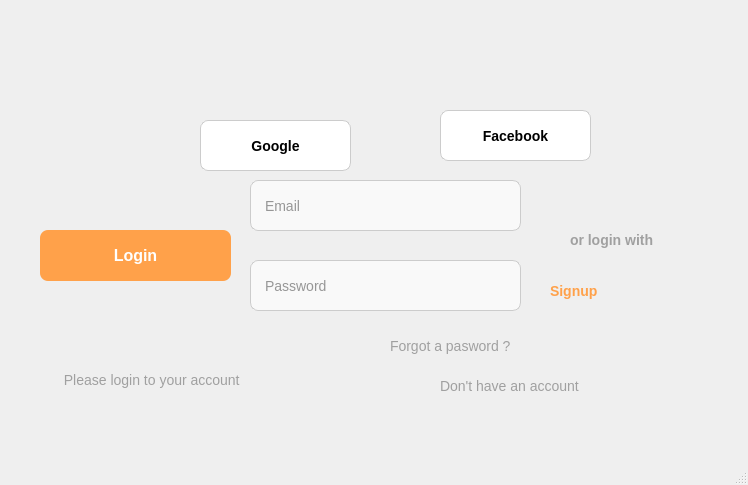
<?xml version="1.0" encoding="UTF-8"?>
<ui version="4.0">
 <class>MainWindow</class>
 <widget class="QMainWindow" name="MainWindow">
  <property name="geometry">
   <rect>
    <x>0</x>
    <y>0</y>
    <width>748</width>
    <height>485</height>
   </rect>
  </property>
  <property name="windowTitle">
   <string>MainWindow</string>
  </property>
  <widget class="QWidget" name="centralwidget">
   <property name="styleSheet">
    <string notr="true"/>
   </property>
   <widget class="QLineEdit" name="email">
    <property name="geometry">
     <rect>
      <x>250</x>
      <y>180</y>
      <width>271</width>
      <height>51</height>
     </rect>
    </property>
    <property name="accessibleName">
     <string/>
    </property>
    <property name="accessibleDescription">
     <string/>
    </property>
    <property name="styleSheet">
     <string notr="true">    background-color: #f9f9f9;
    border: 1px solid #ccc;
    border-radius: 8px;
    padding: 8px 12px;
    font-size: 14px;
    color: #333;</string>
    </property>
    <property name="inputMask">
     <string/>
    </property>
    <property name="text">
     <string/>
    </property>
    <property name="placeholderText">
     <string>Email</string>
    </property>
   </widget>
   <widget class="QLineEdit" name="lineEdit_2">
    <property name="geometry">
     <rect>
      <x>250</x>
      <y>260</y>
      <width>271</width>
      <height>51</height>
     </rect>
    </property>
    <property name="accessibleName">
     <string/>
    </property>
    <property name="accessibleDescription">
     <string/>
    </property>
    <property name="styleSheet">
     <string notr="true">    background-color: #f9f9f9;
    border: 1px solid #ccc;
    border-radius: 8px;
    padding: 8px 12px;
    font-size: 14px;
    color: #333;</string>
    </property>
    <property name="inputMask">
     <string/>
    </property>
    <property name="text">
     <string/>
    </property>
    <property name="echoMode">
     <enum>QLineEdit::EchoMode::Password</enum>
    </property>
    <property name="placeholderText">
     <string>Password</string>
    </property>
   </widget>
   <widget class="QPushButton" name="login">
    <property name="geometry">
     <rect>
      <x>40</x>
      <y>230</y>
      <width>191</width>
      <height>51</height>
     </rect>
    </property>
    <property name="styleSheet">
     <string notr="true">    background-color: #ffa14a;
    color: #ffffff;
    border: none;
    border-radius: 8px;
    padding: 10px 20px;
    font-size: 16px;
    font-weight: bold;
    cursor: pointer;
    transition: background-color 0.3s ease;</string>
    </property>
    <property name="text">
     <string>Login</string>
    </property>
   </widget>
   <widget class="QLabel" name="label">
    <property name="geometry">
     <rect>
      <x>390</x>
      <y>330</y>
      <width>131</width>
      <height>31</height>
     </rect>
    </property>
    <property name="styleSheet">
     <string notr="true">    color: #a0a0a0; /* Màu chữ xám nhạt */
    font-size: 14px;
    font-weight: normal;</string>
    </property>
    <property name="text">
     <string>Forgot a pasword ?</string>
    </property>
   </widget>
   <widget class="QPushButton" name="google">
    <property name="geometry">
     <rect>
      <x>200</x>
      <y>120</y>
      <width>151</width>
      <height>51</height>
     </rect>
    </property>
    <property name="styleSheet">
     <string notr="true">background-color: #ffffff; /* Nền trắng */
    color: #000000; /* Chữ màu đen */
    border: 1px solid #cccccc; /* Viền xám nhạt */
    border-radius: 8px;
    padding: 8px 16px;
    font-size: 14px;
    font-weight: bold;
    text-align: center;
    cursor: pointer;
    transition: background-color 0.3s ease, border-color 0.3s ease;</string>
    </property>
    <property name="text">
     <string>Google</string>
    </property>
   </widget>
   <widget class="QPushButton" name="face">
    <property name="geometry">
     <rect>
      <x>440</x>
      <y>110</y>
      <width>151</width>
      <height>51</height>
     </rect>
    </property>
    <property name="styleSheet">
     <string notr="true">background-color: #ffffff; /* Nền trắng */
    color: #000000; /* Chữ màu đen */
    border: 1px solid #cccccc; /* Viền xám nhạt */
    border-radius: 8px;
    padding: 8px 16px;
    font-size: 14px;
    font-weight: bold;
    text-align: center;
    cursor: pointer;
    transition: background-color 0.3s ease, border-color 0.3s ease;</string>
    </property>
    <property name="text">
     <string>Facebook</string>
    </property>
   </widget>
   <widget class="QLabel" name="label_2">
    <property name="geometry">
     <rect>
      <x>550</x>
      <y>280</y>
      <width>71</width>
      <height>21</height>
     </rect>
    </property>
    <property name="styleSheet">
     <string notr="true">    color: #ffa14a; /* Màu cam */
    font-size: 14px;
    font-weight: bold;
    cursor: pointer;</string>
    </property>
    <property name="text">
     <string>Signup</string>
    </property>
   </widget>
   <widget class="QLabel" name="label_3">
    <property name="geometry">
     <rect>
      <x>440</x>
      <y>370</y>
      <width>141</width>
      <height>31</height>
     </rect>
    </property>
    <property name="styleSheet">
     <string notr="true">    color: #a0a0a0; /* Màu chữ xám nhạt */
    font-size: 14px;
    font-weight: normal;</string>
    </property>
    <property name="text">
     <string>Don't have an account</string>
    </property>
   </widget>
   <widget class="QLabel" name="label_4">
    <property name="geometry">
     <rect>
      <x>570</x>
      <y>230</y>
      <width>221</width>
      <height>20</height>
     </rect>
    </property>
    <property name="styleSheet">
     <string notr="true">    color: #a0a0a0; /* Màu xám nhạt */
    font-size: 14px;
    font-weight: bold;
    background: transparent;</string>
    </property>
    <property name="text">
     <string>or login with</string>
    </property>
   </widget>
   <widget class="QLabel" name="label_6">
    <property name="geometry">
     <rect>
      <x>60</x>
      <y>370</y>
      <width>211</width>
      <height>20</height>
     </rect>
    </property>
    <property name="styleSheet">
     <string notr="true">
    font-size: 14px;
    font-weight: normal;
    color: #a0a0a0; /* Màu xám nhạt */</string>
    </property>
    <property name="text">
     <string> Please login to your account</string>
    </property>
   </widget>
  </widget>
  <widget class="QMenuBar" name="menubar">
   <property name="geometry">
    <rect>
     <x>0</x>
     <y>0</y>
     <width>748</width>
     <height>21</height>
    </rect>
   </property>
  </widget>
  <widget class="QStatusBar" name="statusbar"/>
 </widget>
 <resources/>
 <connections/>
</ui>
